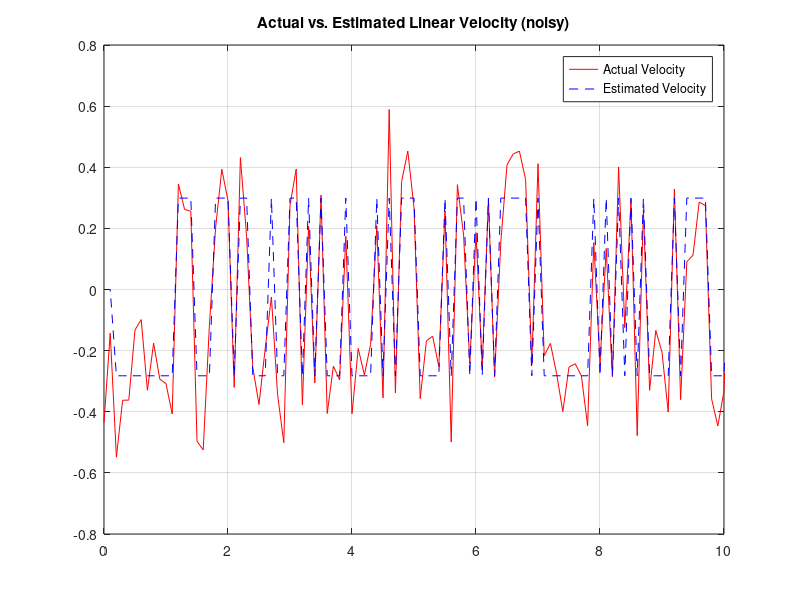
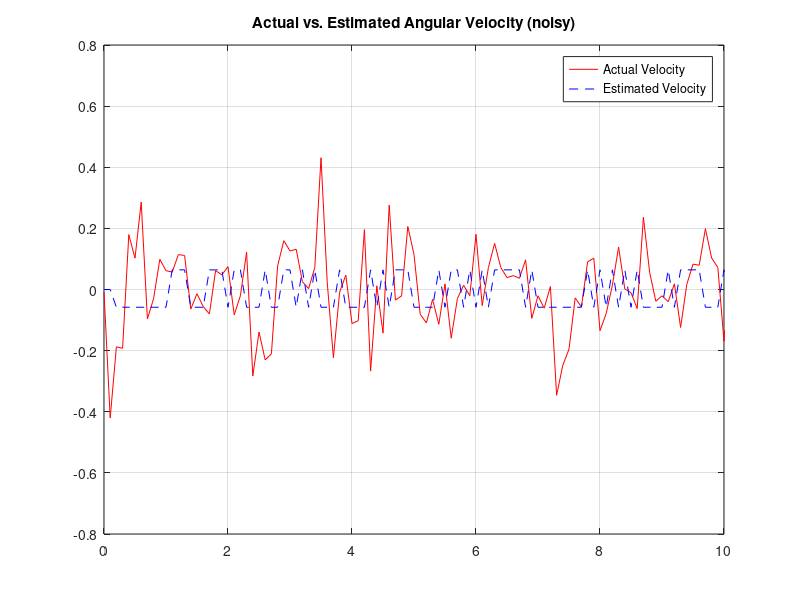

The MATLAB script that drew these images, in order: (Note: this script raises an error after producing the figures.)
clear all
clc
%% Measured Values

load Vel_x ;
load Vel_ang ;
load PWM_left
load PWM_right


eLin = sqrt((var(LinearX_both))/5)*randn(1,1000) ;
eAng = sqrt((var(Angluar_both)/5))*randn(1,1000) ;

LinearVel = LinearX_both - mean(LinearX_both) + eLin ;
AngularVel = Angluar_both - mean(Angluar_both) + eAng ;

%% Input Generation



%% Data Generation
for k = 3:1000
    y1(k) = (-0.3395*u_1(k-2)+0.3681*u_2(k-2))  ;
    y2(k) = (-0.0699*u_1(k-1)+0.0758*u_2(k-1))  ;
    %y1(k) = (-0.3354*u_1(k-2)+0.3636*u_2(k-2))  ;
    %y2(k) = (-0.0656*u_1(k-2)+0.0711*u_2(k-2))  ;
end

resLin = abs(LinearVel(1:end) - y1) ;
resAng = abs(AngularVel(1:end) - y2) ;

t = 0:0.1:100 ;

figure(1)
plot(t(1:end-1),LinearVel(1:end),'-r')
grid on;
hold on;
plot(t(1:end-1),y1,'--b')
xlim([0 10])
title('Actual vs. Estimated Linear Velocity (noisy)')
legend('Actual Velocity','Estimated Velocity')

figure(2)
plot(t(1:end-1),AngularVel(1:end),'-r')
grid on;
hold on;
plot(t(1:end-1),y2,'--b')
xlim([0 10])
title('Actual vs. Estimated Angular Velocity (noisy)')
legend('Actual Velocity','Estimated Velocity')

figure(3)
autocorr(resLin)

figure(4)
autocorr(resAng)

figure(5)
crosscorr(u_1(1:end-2),resLin)
xlim([-20 20])
ylim([-1 1])

figure(6)
crosscorr(u_2(1:end-2),resLin) ;
xlim([-20 20])
ylim([-1 1])

figure(7)
crosscorr(u_1(1:end-2),resAng) ;
xlim([-20 20])
ylim([-1 1])

figure(8)
crosscorr(u_2(1:end-2),resAng) ;
xlim([-20 20])
ylim([-1 1])
